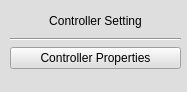
<?xml version="1.0" encoding="UTF-8"?>
<ui version="4.0">
 <class>Form</class>
 <widget class="QWidget" name="Form">
  <property name="geometry">
   <rect>
    <x>0</x>
    <y>0</y>
    <width>187</width>
    <height>92</height>
   </rect>
  </property>
  <property name="windowTitle">
   <string>Form</string>
  </property>
  <property name="styleSheet">
   <string notr="true">background-color: rgb(222, 222, 222);</string>
  </property>
  <widget class="QWidget" name="verticalLayoutWidget">
   <property name="geometry">
    <rect>
     <x>10</x>
     <y>10</y>
     <width>171</width>
     <height>59</height>
    </rect>
   </property>
   <layout class="QVBoxLayout" name="verticalLayout">
    <item>
     <widget class="QLabel" name="label">
      <property name="sizePolicy">
       <sizepolicy hsizetype="Minimum" vsizetype="Minimum">
        <horstretch>0</horstretch>
        <verstretch>0</verstretch>
       </sizepolicy>
      </property>
      <property name="text">
       <string>Controller Setting</string>
      </property>
      <property name="alignment">
       <set>Qt::AlignCenter</set>
      </property>
     </widget>
    </item>
    <item>
     <widget class="Line" name="line">
      <property name="orientation">
       <enum>Qt::Horizontal</enum>
      </property>
     </widget>
    </item>
    <item>
     <widget class="QPushButton" name="Controller_PropertiesButton">
      <property name="text">
       <string>Controller Properties</string>
      </property>
     </widget>
    </item>
   </layout>
  </widget>
 </widget>
 <resources/>
 <connections/>
</ui>
